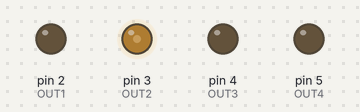
A sketch run on a simulated Arduino Uno, built with avr-gcc and run on an emulated ATmega328P. Parts: output pins drawn as LEDs (lit = HIGH).

Above: at 2.05 s.
At 4.25 s:
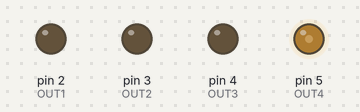
At 8.85 s:
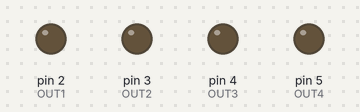
Timing chart, 0 to 11.0 s (numbered marks = the images above):
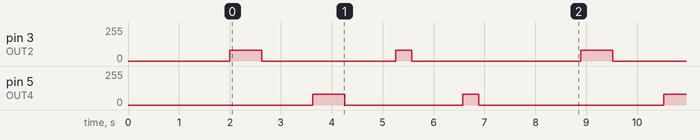

The sketch:

turnPOC.ino
```cpp
const int OUT1 = 2;
const int OUT2 = 3;
const int OUT3 = 4;
const int OUT4 = 5;

const int SPEED = 80;

const int DEGREE_90_DELAY = 700;

void setup() {
  pinMode(OUT1, OUTPUT);
  pinMode(OUT2, OUTPUT);
  pinMode(OUT3, OUTPUT);
  pinMode(OUT4, OUTPUT);
  delay(2000);
}

void loop() {
  turnLeft(90);
  stop();
  delay(1000);
  turnRight(90);
  stop();
  delay(1000);
  turnLeft(45);
  stop();
  delay(1000);
  turnRight(45);
  stop();
  delay(2000);

}

void turnRight(int degree) {
  rightForward();
  leftBackward();
  int delayDegree = countDegreeDelay(degree);
  delay(delayDegree);
}

void turnLeft(int degree) {
  rightBackward();
  leftForward();
  int delayDegree = countDegreeDelay(degree);
  delay(delayDegree);
}

/**
   Spins the right motor forward
*/
void rightForward() {
  analogWrite(OUT1, SPEED);
  analogWrite(OUT2, LOW);
}

/**
   Spins the right motor backward
*/
void rightBackward() {
  analogWrite(OUT2, SPEED);
  analogWrite(OUT1, LOW);
}

/**
   Spins the left motor forward
*/
void leftForward() {
  analogWrite(OUT3, SPEED);
  analogWrite(OUT4, LOW);
}

/**
   Spins the left motor backward
*/
void leftBackward() {
  analogWrite(OUT4, SPEED);
  analogWrite(OUT3, LOW);
}

/**
   Spins both motors forward
*/
void forward() {
  rightForward();
  leftForward();
}

/**
   Spins both motors backward
*/
void backward() {
  rightBackward();
  leftBackward();
}

/**
   Stops both motors
*/
void stop() {
  digitalWrite(OUT1, LOW);
  digitalWrite(OUT2, LOW);
  digitalWrite(OUT3, LOW);
  digitalWrite(OUT4, LOW);

}

/**
  Calculates the time needed to turn the given degree
*/
int countDegreeDelay(int degree) {
  return (DEGREE_90_DELAY / 90 * degree);
}
```

Measured:
- by itself, pin 3 (OUT2): repeats every 6.9 s: 0/255 2.6 s, 80/255 0.32 s, 0/255 3.3 s, 80/255 0.63 s
- by itself, pin 5 (OUT4): repeats every 6.9 s: 0/255 2.3 s, 80/255 0.32 s, 0/255 3.6 s, 80/255 0.63 s
